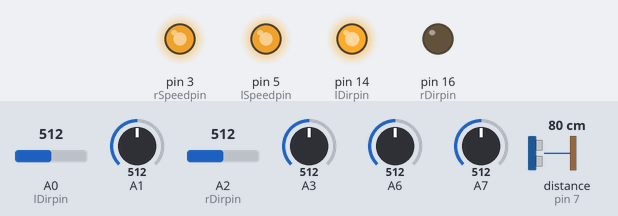
Recording of a sketch running on a simulated Arduino Uno, built with avr-gcc and run on an emulated ATmega328P. Shown: output pins drawn as LEDs (lit = HIGH). Wiring (inferred from the names in the program): ultrasonic range finder: trigger pin 10; echo pin 7. Dashed ring = blinking. Inputs (shaded band) come from the test bench; at power-on: distance to the obstacle (sensor on pin 7) 80 cm, A2 (rDirpin) = 512, A1 = 512, A0 (lDirpin) = 512, A3 = 512, A6 = 512, A7 = 512. The echo pulse lasts 58.3 µs per cm; pins used as bus, display or sensor lines are not drawn.

Above: at 1.2 s.
1.3 s: distance to the obstacle (sensor on pin 7) set to 23 cm
2.8 s: distance to the obstacle (sensor on pin 7) set to 19 cm
At 3.46 s:
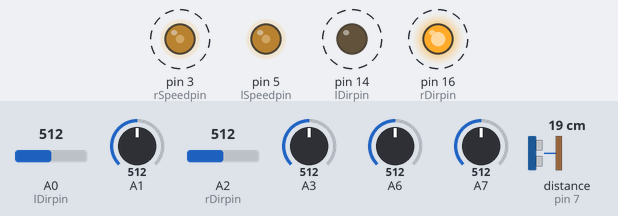
At 4.4 s:
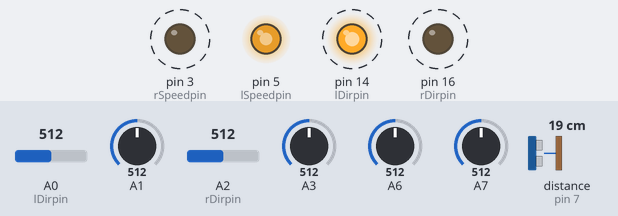
5.8 s: A2 (rDirpin) set to 992
8.8 s: A2 (rDirpin) set to 306
11.8 s: A1 set to 490
14.8 s: A0 (lDirpin) set to 481
At 15.5 s:
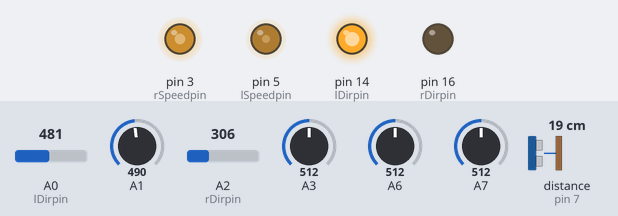
Timing chart, 0 to 17.3 s (numbered marks = the images above; inputs shaded):
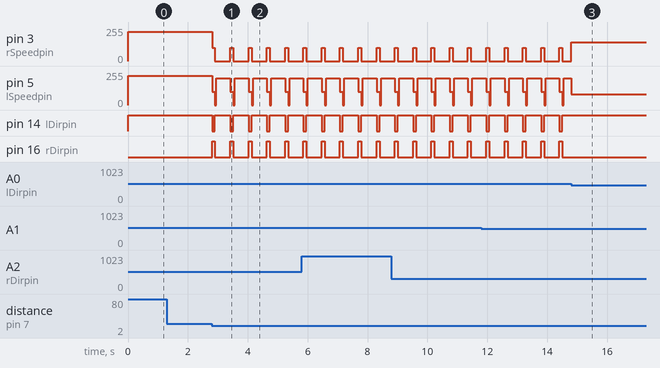

Measured:
- the behaviour switches between 21 and 20 cm on distance to the obstacle (sensor on pin 7) (found by bisection; images 0 and 1)
- the behaviour switches between 500 and 499 on A0 (lDirpin) (found by bisection; images 2 and 3)
- after the input at 1.3 s, every drawn part: stays the same
- after the input at 2.8 s, pin 3 (rSpeedpin): alternates 100/255 for 0.10 s and 0/255 for 0.51 s, starting at once; pin 5 (lSpeedpin): 220/255 → 100/255 at once, then repeats every 0.61 s: 0/255 0.05 s, 200/255 0.46 s, 100/255 0.10 s
- after the input at 14.8 s, pin 14 (lDirpin): stops changing and stays HIGH; pin 16 (rDirpin): stops changing and stays LOW

The sketch:

obstacle_line.ino
```cpp
#define rDirpin 16
#define rSpeedpin 3
#define lSpeedpin 5
#define lDirpin 14

#define pin_trig_mid 10
#define pin_echo_mid 7


short blacksensors = 0;
float mas[4] = {1.7, 1.5, 1.4, 1};
bool flag = 0;
int V = 220;
float P = 0.12;
int lm, rm, U, F, Fp, midsensor = 0;
float d = 0.30;
unsigned short sensors[8];

void setup() {
  // put your setup code here, to run once:
  pinMode(rDirpin, OUTPUT);
  pinMode(lSpeedpin, OUTPUT);
  pinMode(rSpeedpin, OUTPUT);
  pinMode(lDirpin, OUTPUT);

  pinMode(pin_trig_mid, OUTPUT);
  pinMode(pin_echo_mid, INPUT);
}

void loop() {
  // на белом 100-250 на чёрном 700-900+
  get_data();
  //  F = sensors[0]-sensors[7];
  //Serial.println(sensors[0]);
  //Serial.println(sensors[7]);
  //delay(1000);
  Serial.println(midsensor);
  if (midsensor <= 20 && midsensor != 0) {
    get_data();
    go(-100,-100);
    delay(100);
    go(0,0);
    delay(50);
    go(200, 0);
    delay(250);
//    go(0,0);
//    delay(1000);
    //    go(-100,-100);
    //    delay(100);
    //    go(0,0);
    //    delay(2000);
    get_data();
    while (sensors[0] < 500 && sensors[7] < 500) {
      go(80, 140);
      get_data();
    }
    delay(50);

    go(200,0);
    delay(150);
    get_data();
  }

  //    delay(500);
  //  for(int i=0;i<8;i++){
  //    Serial.print(i);
  //    Serial.print(": ");
  //    Serial.println(sensors[i]);
  //  }
  //  delay(1000);
  if (blacksensors != 0) {
    F = (sensors[0] * mas[0] + sensors[1] * mas[1] + sensors[2] * mas[2] + sensors[3] * mas[3] - sensors[4] * mas[3] - sensors[5] * mas[2] - sensors[6] * mas[1] - sensors[7] * mas[0]) / blacksensors;
  }
  U = F * P + (F - Fp) * d;
  lm = V - U;
  rm = V + U;

  go(lm, rm);

  Fp = F;
}


void go(int lSpeed, int rSpeed) {
  int lv = constrain (lSpeed, -255, 255);
  int rv = constrain (rSpeed, -255, 255);

  if (lSpeed < 0) {
    digitalWrite(lDirpin, 0);
  } else {
    digitalWrite(lDirpin, 1);
  }
  if (rSpeed < 0) {
    digitalWrite(rDirpin, 1);
  } else {
    digitalWrite(rDirpin, 0);
  }
  analogWrite(lSpeedpin, abs(lv));
  analogWrite(rSpeedpin , abs(rv));
}

void get_data() {
  blacksensors = 0;
  sensors[0] = analogRead(9);
  sensors[1] = analogRead(8);
  sensors[2] = analogRead(7);
  sensors[3] = analogRead(6);
  sensors[4] = analogRead(3);
  sensors[5] = analogRead(2);
  sensors[6] = analogRead(1);
  sensors[7] = analogRead(0);
  long int duration;
  digitalWrite(pin_trig_mid, LOW);
  delayMicroseconds(5);
  digitalWrite(pin_trig_mid, HIGH);
  delayMicroseconds(10);
  digitalWrite(pin_trig_mid, LOW);
  duration = pulseIn(pin_echo_mid, HIGH, 12550);
  midsensor = (duration / 2) / 29.1;

  for (int i = 0; i < 8; i++) {
    if (sensors[i] > 250) {
      blacksensors++;
    }
  }
}
```
